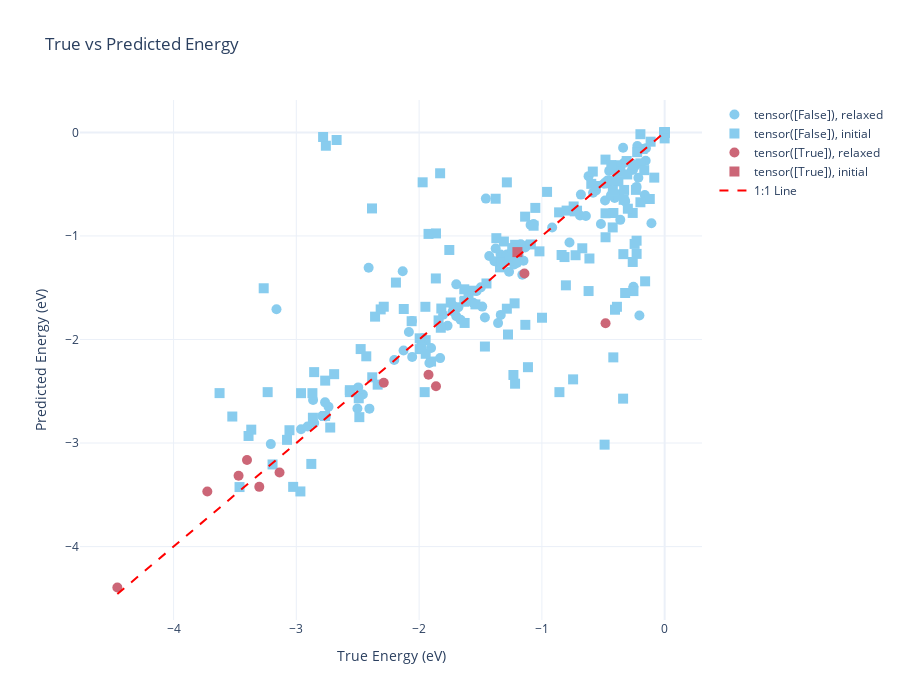

Notebook code for this chart:
### Code cell
# Color palette
color_map = px.colors.qualitative.Safe

fig = go.Figure()

unique_dissociations = df_test_set["Dissociation"].unique()
unique_states = df_test_set["State"].unique()

for i, diss in enumerate(unique_dissociations):
    for j, state in enumerate(unique_states):
        subset = df_test_set[(df_test_set["Dissociation"] == diss) & (df_test_set["State"] == state)]
        if not subset.empty:
            fig.add_trace(go.Scatter(
                x=subset['True_eV'],
                y=subset['Prediction_eV'],
                mode='markers',
                name=f"{diss}, {state}",
                marker=dict(
                    size=10,
                    color=color_map[i % len(color_map)],
                    symbol=j
                ),
                # Include extra hover fields
                hovertemplate=
                    "<b>Molecule Group:</b> %{customdata[2]}<br>" +
                    "<b>Molecule:</b> %{customdata[3]}<br>" +
                    "<b>State:</b> %{customdata[1]}<br>" +
                    "<b>Dissociation:</b> %{customdata[0]}<br>" +
                    "<b>True Energy:</b> %{x:.3f} eV<br>" +
                    "<b>Predicted:</b> %{y:.3f} eV<br>" +
                    "<extra></extra>",
                customdata=subset[['Dissociation', 'State', 'Molecule Group', 'Molecule']]
            ))

# 1:1 Line
fig.add_trace(go.Scatter(
    x=[df_test_set['True_eV'].min(), df_test_set['True_eV'].max()],
    y=[df_test_set['True_eV'].min(), df_test_set['True_eV'].max()],
    mode='lines',
    name='1:1 Line',
    line=dict(dash='dash', color='red')
))

# Layout
fig.update_layout(
    title='True vs Predicted Energy',
    xaxis_title='True Energy (eV)',
    yaxis_title='Predicted Energy (eV)',
    width=900,
    height=700,
    template='plotly_white'
)

fig.show()

### Figure 1 — Plotly figure (JSON) as saved in the notebook; plotly's stock layout.template omitted (floating-point values rounded to 4 significant figures; data arrays with more than 128 entries replaced by an {"elided": "..."} marker saying what was removed)
{"data": [{"customdata": {"elided": "106x4 str values"}, "hovertemplate": "<b>Molecule Group:</b> %{customdata[2]}<br><b>Molecule:</b> %{customdata[3]}<br><b>State:</b> %{customdata[1]}<br><b>Dissociation:</b> %{customdata[0]}<br><b>True Energy:</b> %{x:.3f} eV<br><b>Predicted:</b> %{y:.3f} eV<br><extra></extra>", "marker": {"color": "rgb(136, 204, 238)", "size": 10, "symbol": 0}, "mode": "markers", "name": "tensor([False]), relaxed", "type": "scatter", "x": [-0.2284, -1.336, -1.2, -0.3614, -0.6894, -1.159, -1.497, -0.2664, -1.335, -1.267, -0.1523, -1.531, -0.2226, -0.6822, -0.5831, -1.727, -0.2542, -1.261, -3.162, -0.4658, -0.9164, 0.0, -1.697, -1.456, -1.559, -1.191, -0.3232, -1.916, -0.4517, 0.0, -1.217, -0.5592, -0.6196, -2.203, -1.376, -1.204, -0.1076, -0.775, -0.5191, -1.429, -1.805, -1.702, 0.0, -0.4817, -0.258, -1.386, -1.971, -0.4729, -1.285, -1.092, -2.738, -1.663, -1.202, -2.766, -1.067, -1.829, -1.15, -2.962, -2.76, -1.137, -0.6418, -3.208, -0.1617, -1.171, -2.083, -1.486, -2.058, -2.496, -0.4855, -1.12, -0.3217, -1.464, -2.909, -2.458, -2.127, -2.411, -1.902, -2.789, 0.0, -2.134, 0.0, -0.2141, -0.1545, -2.855, -2.405, -1.722, -0.4073, -0.4373, -1.357, 0.0, -2.056, -2.864, -0.4941, -0.33, -0.4618, -2.502, -1.226, -1.697, 0.0, -0.2057, -0.2602, -0.3385, -1.68, -0.2403, -1.768, 0.0], "y": [-0.5267, -1.179, -1.147, -0.845, -0.8033, -1.375, -1.497, -0.361, -1.763, -1.345, -0.1521, -1.531, -0.1317, -0.601, -0.5828, -1.727, -1.49, -1.176, -1.708, -0.4654, -0.9188, -0.0003394, -1.775, -0.6395, -1.645, -1.205, -0.6617, -2.228, -0.372, 0.0008491, -1.203, -0.5621, -0.4227, -2.197, -1.122, -1.197, -0.8782, -1.064, -0.8846, -1.193, -1.761, -1.709, -0.0003141, -0.483, -0.3603, -1.245, -1.989, -0.4939, -1.18, -0.8935, -2.65, -1.809, -1.26, -2.607, -0.8851, -2.18, -1.239, -2.866, -2.744, -1.111, -0.8069, -3.011, -0.6056, -1.081, -1.929, -1.683, -1.821, -2.463, -0.6571, -1.09, -0.6671, -1.788, -2.841, -2.532, -2.106, -1.307, -2.082, -2.739, 0.0004682, -1.341, -0.003169, -0.4375, -0.2744, -2.807, -2.668, -1.674, -0.6338, -0.6067, -1.842, -0.007076, -2.168, -2.585, -0.4959, -0.2942, -0.4834, -2.666, -1.276, -1.468, 0.0001289, -1.768, -0.3057, -0.1483, -1.69, -0.3209, -1.867, -0.004279]}, {"customdata": {"elided": "162x4 str values"}, "hovertemplate": "<b>Molecule Group:</b> %{customdata[2]}<br><b>Molecule:</b> %{customdata[3]}<br><b>State:</b> %{customdata[1]}<br><b>Dissociation:</b> %{customdata[0]}<br><b>True Energy:</b> %{x:.3f} eV<br><b>Predicted:</b> %{y:.3f} eV<br><extra></extra>", "marker": {"color": "rgb(136, 204, 238)", "size": 10, "symbol": 1}, "mode": "markers", "name": "tensor([False]), initial", "type": "scatter", "x": {"elided": "162 float values"}, "y": {"elided": "162 float values"}}, {"customdata": [["tensor([True])", "relaxed", "amidines", "Acetimidamide"], ["tensor([True])", "relaxed", "amides", "Acetamide"], ["tensor([True])", "relaxed", "carbonates_carboxylic-acids_esters", "Acetic-acid"], ["tensor([True])", "relaxed", "oximes", "Formaldoxime"], ["tensor([True])", "relaxed", "imines", "N-methylmethanimine"], ["tensor([True])", "relaxed", "carbonates_carboxylic-acids_esters", "Carbonic-acid"], ["tensor([True])", "relaxed", "carbamate-esters", "Carbamic-acid"], ["tensor([True])", "relaxed", "thiols_thials_thioketones_thioethers", "Methanethiol"], ["tensor([True])", "relaxed", "alcohols_aldehydes_ketones_ethers", "Formaldehyde"], ["tensor([True])", "relaxed", "thiols_thials_thioketones_thioethers", "Ethanethiol"], ["tensor([True])", "relaxed", "thiols_thials_thioketones_thioethers", "Propane-2-thiol"]], "hovertemplate": "<b>Molecule Group:</b> %{customdata[2]}<br><b>Molecule:</b> %{customdata[3]}<br><b>State:</b> %{customdata[1]}<br><b>Dissociation:</b> %{customdata[0]}<br><b>True Energy:</b> %{x:.3f} eV<br><b>Predicted:</b> %{y:.3f} eV<br><extra></extra>", "marker": {"color": "rgb(204, 102, 119)", "size": 10, "symbol": 0}, "mode": "markers", "name": "tensor([True]), relaxed", "type": "scatter", "x": [-4.458, -3.725, -3.402, -0.4814, -3.302, -1.923, -1.863, -2.288, -1.142, -3.137, -3.471], "y": [-4.395, -3.468, -3.164, -1.843, -3.423, -2.341, -2.452, -2.418, -1.363, -3.285, -3.317]}, {"customdata": [["tensor([True])", "initial", "alkanes_alkenes_alkynes", "Propylene"]], "hovertemplate": "<b>Molecule Group:</b> %{customdata[2]}<br><b>Molecule:</b> %{customdata[3]}<br><b>State:</b> %{customdata[1]}<br><b>Dissociation:</b> %{customdata[0]}<br><b>True Energy:</b> %{x:.3f} eV<br><b>Predicted:</b> %{y:.3f} eV<br><extra></extra>", "marker": {"color": "rgb(204, 102, 119)", "size": 10, "symbol": 1}, "mode": "markers", "name": "tensor([True]), initial", "type": "scatter", "x": [-1.2], "y": [-1.156]}, {"line": {"color": "red", "dash": "dash"}, "mode": "lines", "name": "1:1 Line", "type": "scatter", "x": [-4.458, 0], "y": [-4.458, 0]}], "layout": {"height": 700, "title": {"text": "True vs Predicted Energy"}, "width": 900, "xaxis": {"title": {"text": "True Energy (eV)"}}, "yaxis": {"title": {"text": "Predicted Energy (eV)"}}}}
